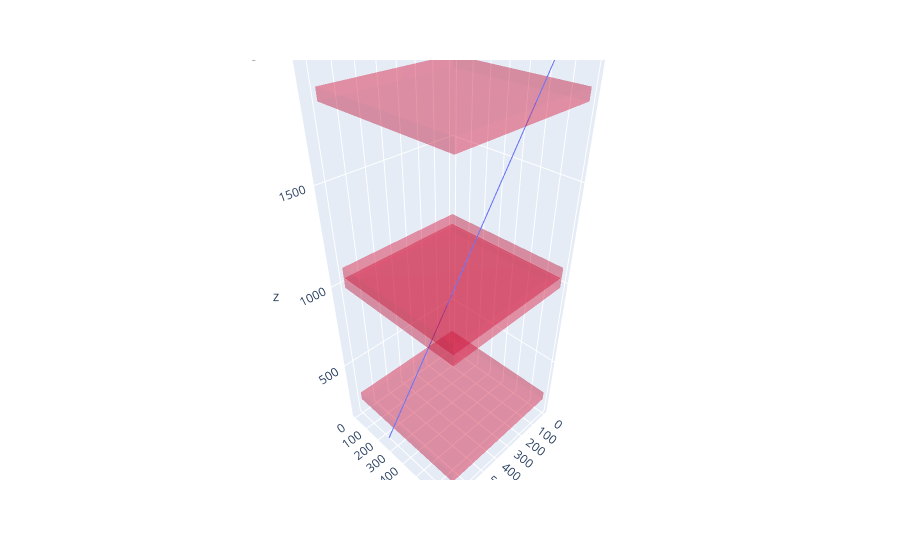

The code cell stored with this chart in its notebook:
### Code cell
p = plot_3d(df3d.loc[df3d.orbit == df3d.orbit.unique()[0]])
p
